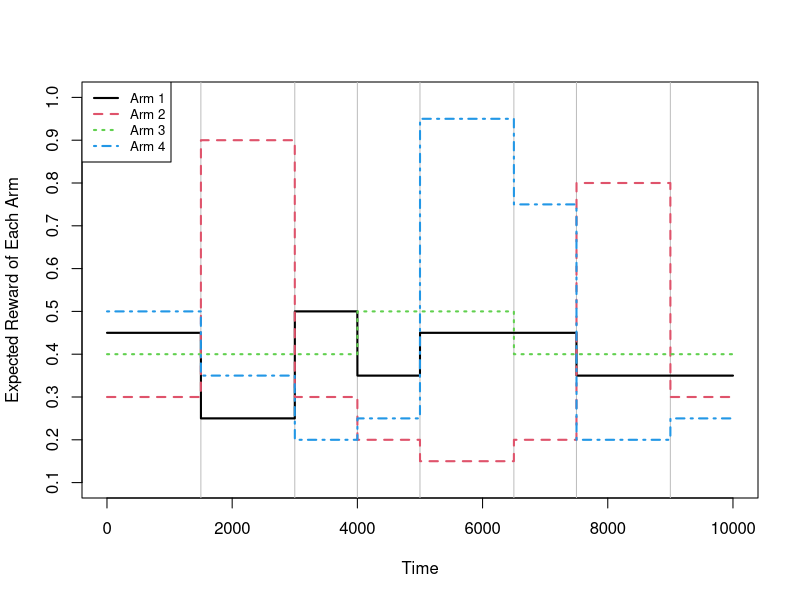

Write R code to recreate this figure. (Note: this script raises an error after producing the figure.)
# Simulation 2
##############################
# Step 1 Global Setting      
##############################
# number of arms
K = 4
# number of time steps
T.times = 10000
# number of stationary segments
M = 9

# mean of each arm
# mu is all the means of the K arms in M stationary periods
mu1 = c(0.45, 0.25, 0.5, 0.35, 0.3, 0.45, 0.45, 0.35, 0.35)
mu2 = c(0.3, 0.9, 0.3, 0.2, 0.1, 0.15, 0.2, 0.8, 0.3)
mu3 = c(0.4, 0.4, 0.4, 0.5, 0.5, 0.5, 0.4, 0.4, 0.4)
mu4 = c(0.5, 0.35, 0.2, 0.25, 0.35, 0.95, 0.75, 0.2, 0.25)
mu <- rbind(mu1,mu2,mu3,mu4)
mu

mu.all <- matrix(0,nrow=K, ncol=T.times)


mu.all[,1:1500] <- mu[,1]
mu.all[,1501:3000] <- mu[,2]
mu.all[,3001:4000] <- mu[,3]
mu.all[,4001:5000] <- mu[,4]
mu.all[,5001:6500] <- mu[,5]
mu.all[,5001:6500] <- mu[,6]
mu.all[,6501:7500] <- mu[,7]
mu.all[,7501:9000] <- mu[,8]
mu.all[,9001:10000] <- mu[,9]
# best arm means vector 
mu.best <- apply(mu.all, 2, max)

# plot the mu.all
plot(1:T.times, mu.all[1,], type='l', ylim=c(0.1,1), xlab='Time', 
     ylab='Expected Reward of Each Arm', lty=1, axes=F)
axis(side=1)
axis(side=2, at=0.1*c(1:10)); box()
abline(v=c(1500,3000,4000,5000,6500,7500,9000), col = 'grey')
for(i in 1:K) lines(1:T.times, mu.all[i,], type='l',col=i, lty=i, lwd=2)
legend('topleft',c('Arm 1','Arm 2','Arm 3','Arm 4'),lwd=c(2,2,2,2),lty = 1:4, col=1:4, cex=0.8)

set.seed(1)
# 100 replicates
R = 100

arm.selected.UCB.matrix <- matrix(0, nrow=R, ncol=T.times)
reward.UCB.matrix <- matrix(0, nrow=R, ncol=T.times)
regret.UCB.matrix <- matrix(0, nrow=R, ncol=T.times)
cum.regret.UCB.matrix <-  matrix(0, nrow=R, ncol=T.times)

arm.selected.M_UCB.matrix <- matrix(0, nrow=R, ncol=T.times)
reward.M_UCB.matrix <- matrix(0, nrow=R, ncol=T.times)
regret.M_UCB.matrix <- matrix(0, nrow=R, ncol=T.times)
cum.regret.M_UCB.matrix <-  matrix(0, nrow=R, ncol=T.times)
tau.log.M_UCB.matrix <- matrix(0, nrow=R, ncol=T.times)

arm.selected.RM_UCB1.matrix <- matrix(0, nrow=R, ncol=T.times)
reward.RM_UCB1.matrix <- matrix(0, nrow=R, ncol=T.times)
regret.RM_UCB1.matrix <- matrix(0, nrow=R, ncol=T.times)
cum.regret.RM_UCB1.matrix <-  matrix(0, nrow=R, ncol=T.times)
tau.log.RM_UCB1.matrix <- matrix(0, nrow=R, ncol=T.times)

arm.selected.RM_UCB2.matrix <- matrix(0, nrow=R, ncol=T.times)
reward.RM_UCB2.matrix <- matrix(0, nrow=R, ncol=T.times)
regret.RM_UCB2.matrix <- matrix(0, nrow=R, ncol=T.times)
cum.regret.RM_UCB2.matrix <-  matrix(0, nrow=R, ncol=T.times)
tau.log.RM_UCB2.matrix <- matrix(0, nrow=R, ncol=T.times)

arm.selected.RM_UCB3.matrix <- matrix(0, nrow=R, ncol=T.times)
reward.RM_UCB3.matrix <- matrix(0, nrow=R, ncol=T.times)
regret.RM_UCB3.matrix <- matrix(0, nrow=R, ncol=T.times)
cum.regret.RM_UCB3.matrix <-  matrix(0, nrow=R, ncol=T.times)
tau.log.RM_UCB3.matrix <- matrix(0, nrow=R, ncol=T.times)

arm.selected.RM_UCB4.matrix <- matrix(0, nrow=R, ncol=T.times)
reward.RM_UCB4.matrix <- matrix(0, nrow=R, ncol=T.times)
regret.RM_UCB4.matrix <- matrix(0, nrow=R, ncol=T.times)
cum.regret.RM_UCB4.matrix <-  matrix(0, nrow=R, ncol=T.times)
tau.log.RM_UCB4.matrix <- matrix(0, nrow=R, ncol=T.times)

arm.selected.dUCB.matrix <- matrix(0, nrow=R, ncol=T.times)
reward.dUCB.matrix <- matrix(0, nrow=R, ncol=T.times)
regret.dUCB.matrix <- matrix(0, nrow=R, ncol=T.times)
cum.regret.dUCB.matrix <-  matrix(0, nrow=R, ncol=T.times)

arm.selected.SW.matrix <- matrix(0, nrow=R, ncol=T.times)
reward.SW.matrix <- matrix(0, nrow=R, ncol=T.times)
regret.SW.matrix <- matrix(0, nrow=R, ncol=T.times)
cum.regret.SW.matrix <-  matrix(0, nrow=R, ncol=T.times)

# 
system.time(
for(ii in 1:R){
  if(ii%%10==0) cat(ii)
  # reward matrix
  reward.matrix <- matrix(nrow=K, ncol=T.times)
  for(t in 1:T.times) reward.matrix[,t] <- rbinom(K,1,mu.all[,t])
  
  # add noise
  noise.index <- sample(1:T.times, 0.025*T.times)
  #noise.index = c(as.matrix(read.table('noise.index.txt')))
  reward.matrix[,noise.index] <- rbinom(0.025*T.times*K,1,0.99)
  
  
  
  ##############################
  # Step 2.1 UCB 
  ##############################
  
  # simulate arms by UCB
  arm.selected.UCB <- c()
  num.selections.UCB = rep(0,K)
  sums_of_reward.UCB = rep(0,K)
  reward.UCB <- c()
  regret.UCB <- c()
  
  for(t in 1:T.times){
    ad = 0
    max_upper_bound = 0
    for(i in 1:K){
      if(num.selections.UCB[i] > 0){
        average_reward = sums_of_reward.UCB[i] / num.selections.UCB[i]
        delta_i = sqrt(2 * log(t) / num.selections.UCB[i])
        upper_bound = average_reward + delta_i
      }else{
        upper_bound = 10^400
      }
      if(upper_bound > max_upper_bound){
        max_upper_bound = upper_bound
        ad = i
      }  
    }
    arm.selected.UCB <- c(arm.selected.UCB, ad)
    num.selections.UCB[ad] = num.selections.UCB[ad] + 1
    sums_of_reward.UCB[ad] = sums_of_reward.UCB[ad] + reward.matrix[ad,t]
    reward.UCB <- c(reward.UCB, reward.matrix[ad,t])
    regret.UCB <- c(regret.UCB, mu.best[t] - mu.all[ad,t])
  }
  
  #sums_of_reward.UCB
  #num.selections.UCB
  
  cum.regret.UCB <- cumsum(regret.UCB)
  #cum.regret.UCB[T.times]
  
  arm.selected.UCB.matrix[ii,] <- arm.selected.UCB
  reward.UCB.matrix[ii,] <- reward.UCB
  regret.UCB.matrix[ii,] <- regret.UCB
  cum.regret.UCB.matrix[ii,] <- cum.regret.UCB
}  
)  
  ##############################
  # Step 2.2 M-UCB 
  ##############################
  
system.time(
  for(ii in 1:R){
    if(ii%%10==0) cat(ii)
    # reward matrix
    reward.matrix <- matrix(nrow=K, ncol=T.times)
    for(t in 1:T.times) reward.matrix[,t] <- rbinom(K,1,mu.all[,t])
    
    # add noise
    noise.index <- sample(1:T.times, 0.025*T.times)
    #noise.index = c(as.matrix(read.table('noise.index.txt')))
    reward.matrix[,noise.index] <- rbinom(0.025*T.times*K,1,0.99)
    
  # simulate arms by M_UCB
  arm.selected.M_UCB <- c()
  num.selections.M_UCB = rep(0,K)
  sums_of_reward.M_UCB = rep(0,K)
  reward.M_UCB <- c()
  regret.M_UCB <- c()
  
  # the last change point time
  tau <- 0
  tau.log.M_UCB <- c(tau)
  
  w = 100
  #b = sqrt(w*log(2*K*T.times^2)/2)
  b = 12
  gamma = sqrt( (M-1)*K*(2*b+3*sqrt(w))/2/T.times )
  #gamma = 0.01*K
  #gamma = 0.01
  
  for(t in 1:T.times){
    ad = 0
    A <- (t-tau)%%floor(K/gamma)
    if(A <= (K-1)){
      ad = A+1
    }else{
      max_upper_bound = 0
      for(i in 1:K){
        if(num.selections.M_UCB[i] > 0){
          average_reward = sums_of_reward.M_UCB[i] / num.selections.M_UCB[i]
          delta_i = sqrt(2 * log(t) / num.selections.M_UCB[i])
          upper_bound = average_reward + delta_i
        }else{
          upper_bound = 10^400
        }
        if(upper_bound > max_upper_bound){
          max_upper_bound = upper_bound
          ad = i
        }  
      }
    }
    
    arm.selected.M_UCB <- c(arm.selected.M_UCB, ad)
    num.selections.M_UCB[ad] = num.selections.M_UCB[ad] + 1
    sums_of_reward.M_UCB[ad] = sums_of_reward.M_UCB[ad] + reward.matrix[ad,t]
    reward.M_UCB <- c(reward.M_UCB, reward.matrix[ad,t])
    regret.M_UCB <- c(regret.M_UCB, mu.best[t] - mu.all[ad,t])
    
    #change detection
    if(num.selections.M_UCB[ad] >= w){
      arm = ad
      arm.current.M_UCB = arm.selected.M_UCB[tau:t]
      reward.current.M_UCB = reward.M_UCB[tau:t]
      data_y = reward.current.M_UCB[arm.current.M_UCB == arm]
      data_y = data_y[(length(data_y)-w+1):length(data_y)]
      sum_first_half = sum(data_y[1:(w/2)])
      sum_second_half = sum(data_y[(w/2+1):w])
      has_detected = abs(sum_first_half - sum_second_half) > b
      if(has_detected){
        tau = t
        tau.log.M_UCB = c(tau.log.M_UCB,tau)
        num.selections.M_UCB = rep(0,K)
        sums_of_reward.M_UCB = rep(0,K)
      }
    }
    
  }
  
  #sums_of_reward.M_UCB
  #num.selections.M_UCB
  #tau.log.M_UCB
  cum.regret.M_UCB <- cumsum(regret.M_UCB)
  #cum.regret.M_UCB[T.times]
  
  arm.selected.M_UCB.matrix[ii,] <- arm.selected.M_UCB
  reward.M_UCB.matrix[ii,] <- reward.M_UCB
  regret.M_UCB.matrix[ii,] <- regret.M_UCB
  cum.regret.M_UCB.matrix[ii,] <- cum.regret.M_UCB
  if(length(tau.log.M_UCB)>1) tau.log.M_UCB.matrix[ii,tau.log.M_UCB[-1]] <- 1

  }
)
  ##############################
  # Step 2.3 RM-UCB
  ##############################
  
  # alpha = 0.01
  # simulate arms by RM_UCB
  arm.selected.RM_UCB <- c()
  num.selections.RM_UCB = rep(0,K)
  sums_of_reward.RM_UCB = rep(0,K)
  reward.RM_UCB <- c()
  regret.RM_UCB <- c()
  
  # the last change point time
  tau <- 0
  tau.log.RM_UCB <- c(tau)
  for(i in 1:K){
    assign(paste("mathcalA", i, sep=""), c(0))
  }
  
  
  w = 100
  #b = sqrt(w*log(2*K*T.times^2)/2)
  b = 12
  #gamma = sqrt( (M-1)*K*(2*b+3*sqrt(w))/2/T.times )
  gamma = 0.01*K
  gamma = 0.01
  alpha = 0.01
  
  for(t in 1:T.times){
    ad = 0
    A <- (t-tau)%%floor(K/gamma)
    if(A <= (K-1)){
      ad = A+1
    }else{
      max_upper_bound = 0
      for(i in 1:K){
        if(num.selections.RM_UCB[i] > 0){
          average_reward = sums_of_reward.RM_UCB[i] / num.selections.RM_UCB[i]
          delta_i = sqrt(2 * log(t) / num.selections.RM_UCB[i])
          upper_bound = average_reward + delta_i
        }else{
          upper_bound = 10^400
        }
        if(upper_bound > max_upper_bound){
          max_upper_bound = upper_bound
          ad = i
        }  
      }
    }
    
    arm.selected.RM_UCB <- c(arm.selected.RM_UCB, ad)
    num.selections.RM_UCB[ad] = num.selections.RM_UCB[ad] + 1
    sums_of_reward.RM_UCB[ad] = sums_of_reward.RM_UCB[ad] + reward.matrix[ad,t]
    reward.RM_UCB <- c(reward.RM_UCB, reward.matrix[ad,t])
    regret.RM_UCB <- c(regret.RM_UCB, mu.best[t] - mu.all[ad,t])
    
    #change detection
    if(num.selections.RM_UCB[ad] >= w){
      arm = ad
      arm.current.RM_UCB = arm.selected.RM_UCB[tau:t]
      reward.current.RM_UCB = reward.RM_UCB[tau:t]
      data_y = reward.current.RM_UCB[arm.current.RM_UCB == arm]
      data_y = data_y[(length(data_y)-w+1):length(data_y)]
      sum_first_half = sum(data_y[1:(w/2)])
      sum_second_half = sum(data_y[(w/2+1):w])
      
      D <- 20
      if(length(get(paste("mathcalA", arm, sep=""))) >= D){
        a <-  quantile(get(paste("mathcalA", arm, sep="")), 1-alpha)
      }
      
      if(abs(sum_first_half - sum_second_half) < a){
        xx = abs(sum_first_half - sum_second_half)
      }else{
        xx = a
      }
      
      has_detected = xx**2 > b**2
      
      if(has_detected){
        tau = t
        tau.log.RM_UCB = c(tau.log.RM_UCB,tau)
        num.selections.RM_UCB = rep(0,K)
        sums_of_reward.RM_UCB = rep(0,K)
        for(i in 1:K){
          assign(paste("mathcalA", i, sep=""), c(0))
        }
      }else{
        newmclA = c(get(paste("mathcalA", arm, sep="")), abs(sum_first_half - sum_second_half))
        assign(paste("mathcalA", arm, sep=""), newmclA)
      }
    }
    
  }
  
  
  #sums_of_reward.RM_UCB
  #num.selections.RM_UCB
  #tau.log.RM_UCB
  cum.regret.RM_UCB <- cumsum(regret.RM_UCB)
  #cum.regret.RM_UCB[T.times]
  
  arm.selected.RM_UCB1.matrix[ii,] <- arm.selected.RM_UCB
  reward.RM_UCB1.matrix[ii,] <- reward.RM_UCB
  regret.RM_UCB1.matrix[ii,] <- regret.RM_UCB
  cum.regret.RM_UCB1.matrix[ii,] <- cum.regret.RM_UCB
  if(length(tau.log.RM_UCB)>1) tau.log.RM_UCB1.matrix[ii,tau.log.RM_UCB[-1]] <- 1
  
  system.time(
    for(ii in 1:R){
      if(ii%%10==0) cat(ii)
      # reward matrix
      reward.matrix <- matrix(nrow=K, ncol=T.times)
      for(t in 1:T.times) reward.matrix[,t] <- rbinom(K,1,mu.all[,t])
      
      # add noise
      noise.index <- sample(1:T.times, 0.025*T.times)
      #noise.index = c(as.matrix(read.table('noise.index.txt')))
      reward.matrix[,noise.index] <- rbinom(0.025*T.times*K,1,0.99)
      
  # alpha = 0.025
  # simulate arms by RM_UCB
  arm.selected.RM_UCB <- c()
  num.selections.RM_UCB = rep(0,K)
  sums_of_reward.RM_UCB = rep(0,K)
  reward.RM_UCB <- c()
  regret.RM_UCB <- c()
  
  # the last change point time
  tau <- 0
  tau.log.RM_UCB <- c(tau)
  for(i in 1:K){
    assign(paste("mathcalA", i, sep=""), c(0))
  }
  
  
  w = 100
  #b = sqrt(w*log(2*K*T.times^2)/2)
  b = 12
  #gamma = sqrt( (M-1)*K*(2*b+3*sqrt(w))/2/T.times )
  gamma = 0.01*K
  gamma = 0.01
  alpha = 0.025
  
  for(t in 1:T.times){
    ad = 0
    A <- (t-tau)%%floor(K/gamma)
    if(A <= (K-1)){
      ad = A+1
    }else{
      max_upper_bound = 0
      for(i in 1:K){
        if(num.selections.RM_UCB[i] > 0){
          average_reward = sums_of_reward.RM_UCB[i] / num.selections.RM_UCB[i]
          delta_i = sqrt(2 * log(t) / num.selections.RM_UCB[i])
          upper_bound = average_reward + delta_i
        }else{
          upper_bound = 10^400
        }
        if(upper_bound > max_upper_bound){
          max_upper_bound = upper_bound
          ad = i
        }  
      }
    }
    
    arm.selected.RM_UCB <- c(arm.selected.RM_UCB, ad)
    num.selections.RM_UCB[ad] = num.selections.RM_UCB[ad] + 1
    sums_of_reward.RM_UCB[ad] = sums_of_reward.RM_UCB[ad] + reward.matrix[ad,t]
    reward.RM_UCB <- c(reward.RM_UCB, reward.matrix[ad,t])
    regret.RM_UCB <- c(regret.RM_UCB, mu.best[t] - mu.all[ad,t])
    
    #change detection
    if(num.selections.RM_UCB[ad] >= w){
      arm = ad
      arm.current.RM_UCB = arm.selected.RM_UCB[tau:t]
      reward.current.RM_UCB = reward.RM_UCB[tau:t]
      data_y = reward.current.RM_UCB[arm.current.RM_UCB == arm]
      data_y = data_y[(length(data_y)-w+1):length(data_y)]
      sum_first_half = sum(data_y[1:(w/2)])
      sum_second_half = sum(data_y[(w/2+1):w])
      
      D <- 20
      if(length(get(paste("mathcalA", arm, sep=""))) >= D){
        a <-  quantile(get(paste("mathcalA", arm, sep="")), 1-alpha)
      }
      
      if(abs(sum_first_half - sum_second_half) < a){
        xx = abs(sum_first_half - sum_second_half)
      }else{
        xx = a
      }
      
      has_detected = xx**2 > b**2
      
      if(has_detected){
        tau = t
        tau.log.RM_UCB = c(tau.log.RM_UCB,tau)
        num.selections.RM_UCB = rep(0,K)
        sums_of_reward.RM_UCB = rep(0,K)
        for(i in 1:K){
          assign(paste("mathcalA", i, sep=""), c(0))
        }
      }else{
        newmclA = c(get(paste("mathcalA", arm, sep="")), abs(sum_first_half - sum_second_half))
        assign(paste("mathcalA", arm, sep=""), newmclA)
      }
    }
    
  }
  
  
  #sums_of_reward.RM_UCB
  #num.selections.RM_UCB
  #tau.log.RM_UCB
  cum.regret.RM_UCB <- cumsum(regret.RM_UCB)
  #cum.regret.RM_UCB[T.times]
  
  arm.selected.RM_UCB2.matrix[ii,] <- arm.selected.RM_UCB
  reward.RM_UCB2.matrix[ii,] <- reward.RM_UCB
  regret.RM_UCB2.matrix[ii,] <- regret.RM_UCB
  cum.regret.RM_UCB2.matrix[ii,] <- cum.regret.RM_UCB
  if(length(tau.log.RM_UCB)>1) tau.log.RM_UCB2.matrix[ii,tau.log.RM_UCB[-1]] <- 1
    }
  )
  
  # alpha = 0.05
  # simulate arms by RM_UCB
  arm.selected.RM_UCB <- c()
  num.selections.RM_UCB = rep(0,K)
  sums_of_reward.RM_UCB = rep(0,K)
  reward.RM_UCB <- c()
  regret.RM_UCB <- c()
  
  # the last change point time
  tau <- 0
  tau.log.RM_UCB <- c(tau)
  for(i in 1:K){
    assign(paste("mathcalA", i, sep=""), c(0))
  }
  
  w = 100
  #b = sqrt(w*log(2*K*T.times^2)/2)
  b = 12
  #gamma = sqrt( (M-1)*K*(2*b+3*sqrt(w))/2/T.times )
  gamma = 0.01*K
  gamma = 0.01
  alpha = 0.05
  
  for(t in 1:T.times){
    ad = 0
    A <- (t-tau)%%floor(K/gamma)
    if(A <= (K-1)){
      ad = A+1
    }else{
      max_upper_bound = 0
      for(i in 1:K){
        if(num.selections.RM_UCB[i] > 0){
          average_reward = sums_of_reward.RM_UCB[i] / num.selections.RM_UCB[i]
          delta_i = sqrt(2 * log(t) / num.selections.RM_UCB[i])
          upper_bound = average_reward + delta_i
        }else{
          upper_bound = 10^400
        }
        if(upper_bound > max_upper_bound){
          max_upper_bound = upper_bound
          ad = i
        }  
      }
    }
    
    arm.selected.RM_UCB <- c(arm.selected.RM_UCB, ad)
    num.selections.RM_UCB[ad] = num.selections.RM_UCB[ad] + 1
    sums_of_reward.RM_UCB[ad] = sums_of_reward.RM_UCB[ad] + reward.matrix[ad,t]
    reward.RM_UCB <- c(reward.RM_UCB, reward.matrix[ad,t])
    regret.RM_UCB <- c(regret.RM_UCB, mu.best[t] - mu.all[ad,t])
    
    #change detection
    if(num.selections.RM_UCB[ad] >= w){
      arm = ad
      arm.current.RM_UCB = arm.selected.RM_UCB[tau:t]
      reward.current.RM_UCB = reward.RM_UCB[tau:t]
      data_y = reward.current.RM_UCB[arm.current.RM_UCB == arm]
      data_y = data_y[(length(data_y)-w+1):length(data_y)]
      sum_first_half = sum(data_y[1:(w/2)])
      sum_second_half = sum(data_y[(w/2+1):w])
      
      D <- 20
      if(length(get(paste("mathcalA", arm, sep=""))) >= D){
        a <-  quantile(get(paste("mathcalA", arm, sep="")), 1-alpha)
      }
      
      if(abs(sum_first_half - sum_second_half) < a){
        xx = abs(sum_first_half - sum_second_half)
      }else{
        xx = a
      }
      
      has_detected = xx**2 > b**2
      
      if(has_detected){
        tau = t
        tau.log.RM_UCB = c(tau.log.RM_UCB,tau)
        num.selections.RM_UCB = rep(0,K)
        sums_of_reward.RM_UCB = rep(0,K)
        for(i in 1:K){
          assign(paste("mathcalA", i, sep=""), c(0))
        }
      }else{
        newmclA = c(get(paste("mathcalA", arm, sep="")), abs(sum_first_half - sum_second_half))
        assign(paste("mathcalA", arm, sep=""), newmclA)
      }
    }
    
  }
  
  
  #sums_of_reward.RM_UCB
  #num.selections.RM_UCB
  #tau.log.RM_UCB
  cum.regret.RM_UCB <- cumsum(regret.RM_UCB)
  #cum.regret.RM_UCB[T.times]
  
  arm.selected.RM_UCB3.matrix[ii,] <- arm.selected.RM_UCB
  reward.RM_UCB3.matrix[ii,] <- reward.RM_UCB
  regret.RM_UCB3.matrix[ii,] <- regret.RM_UCB
  cum.regret.RM_UCB3.matrix[ii,] <- cum.regret.RM_UCB
  if(length(tau.log.RM_UCB)>1) tau.log.RM_UCB3.matrix[ii,tau.log.RM_UCB[-1]] <- 1
  
  
  # alpha = 0.1
  # simulate arms by RM_UCB
  arm.selected.RM_UCB <- c()
  num.selections.RM_UCB = rep(0,K)
  sums_of_reward.RM_UCB = rep(0,K)
  reward.RM_UCB <- c()
  regret.RM_UCB <- c()
  
  # the last change point time
  tau <- 0
  tau.log.RM_UCB <- c(tau)
  for(i in 1:K){
    assign(paste("mathcalA", i, sep=""), c(0))
  }
  
  w = 100
  #b = sqrt(w*log(2*K*T.times^2)/2)
  b = 12
  #gamma = sqrt( (M-1)*K*(2*b+3*sqrt(w))/2/T.times )
  gamma = 0.01*K
  gamma = 0.01
  alpha = 0.1
  
  for(t in 1:T.times){
    ad = 0
    A <- (t-tau)%%floor(K/gamma)
    if(A <= (K-1)){
      ad = A+1
    }else{
      max_upper_bound = 0
      for(i in 1:K){
        if(num.selections.RM_UCB[i] > 0){
          average_reward = sums_of_reward.RM_UCB[i] / num.selections.RM_UCB[i]
          delta_i = sqrt(2 * log(t) / num.selections.RM_UCB[i])
          upper_bound = average_reward + delta_i
        }else{
          upper_bound = 10^400
        }
        if(upper_bound > max_upper_bound){
          max_upper_bound = upper_bound
          ad = i
        }  
      }
    }
    
    arm.selected.RM_UCB <- c(arm.selected.RM_UCB, ad)
    num.selections.RM_UCB[ad] = num.selections.RM_UCB[ad] + 1
    sums_of_reward.RM_UCB[ad] = sums_of_reward.RM_UCB[ad] + reward.matrix[ad,t]
    reward.RM_UCB <- c(reward.RM_UCB, reward.matrix[ad,t])
    regret.RM_UCB <- c(regret.RM_UCB, mu.best[t] - mu.all[ad,t])
    
    #change detection
    if(num.selections.RM_UCB[ad] >= w){
      arm = ad
      arm.current.RM_UCB = arm.selected.RM_UCB[tau:t]
      reward.current.RM_UCB = reward.RM_UCB[tau:t]
      data_y = reward.current.RM_UCB[arm.current.RM_UCB == arm]
      data_y = data_y[(length(data_y)-w+1):length(data_y)]
      sum_first_half = sum(data_y[1:(w/2)])
      sum_second_half = sum(data_y[(w/2+1):w])
      
      D <- 20
      if(length(get(paste("mathcalA", arm, sep=""))) >= D){
        a <-  quantile(get(paste("mathcalA", arm, sep="")), 1-alpha)
      }
      
      if(abs(sum_first_half - sum_second_half) < a){
        xx = abs(sum_first_half - sum_second_half)
      }else{
        xx = a
      }
      
      has_detected = xx**2 > b**2
      
      if(has_detected){
        tau = t
        tau.log.RM_UCB = c(tau.log.RM_UCB,tau)
        num.selections.RM_UCB = rep(0,K)
        sums_of_reward.RM_UCB = rep(0,K)
        for(i in 1:K){
          assign(paste("mathcalA", i, sep=""), c(0))
        }
      }else{
        newmclA = c(get(paste("mathcalA", arm, sep="")), abs(sum_first_half - sum_second_half))
        assign(paste("mathcalA", arm, sep=""), newmclA)
      }
    }
    
  }
  
  
  #sums_of_reward.RM_UCB
  #num.selections.RM_UCB
  #tau.log.RM_UCB
  cum.regret.RM_UCB <- cumsum(regret.RM_UCB)
  #cum.regret.RM_UCB[T.times]
  
  arm.selected.RM_UCB4.matrix[ii,] <- arm.selected.RM_UCB
  reward.RM_UCB4.matrix[ii,] <- reward.RM_UCB
  regret.RM_UCB4.matrix[ii,] <- regret.RM_UCB
  cum.regret.RM_UCB4.matrix[ii,] <- cum.regret.RM_UCB
  if(length(tau.log.RM_UCB)>1) tau.log.RM_UCB4.matrix[ii,tau.log.RM_UCB[-1]] <- 1
  
  ##############################
  # Step 2.4 D-UCB 
  ##############################
  system.time(
    for(ii in 1:R){
      if(ii%%10==0) cat(ii)
      # reward matrix
      reward.matrix <- matrix(nrow=K, ncol=T.times)
      for(t in 1:T.times) reward.matrix[,t] <- rbinom(K,1,mu.all[,t])
      
      # add noise
      noise.index <- sample(1:T.times, 0.025*T.times)
      #noise.index = c(as.matrix(read.table('noise.index.txt')))
      reward.matrix[,noise.index] <- rbinom(0.025*T.times*K,1,0.99)
      
  #: Default parameter for gamma.
  gamma.d = 1-0.25*sqrt((M-1)/T.times)
  #gamma.d = 0.97
  
  # simulate arms by D-UCB
  arm.selected.dUCB <- c()
  num.selections.dUCB = rep(0,K)
  sums_of_reward.dUCB = rep(0,K)
  reward.dUCB <- c()
  regret.dUCB <- c()
  
  for(t in 1:T.times){
    ad = 0
    max_upper_bound = 0
    
    n_t_gamma <- sum(num.selections.dUCB)
    
    for(i in 1:K){
      if(num.selections.dUCB[i] > 0){
        average_reward = sums_of_reward.dUCB[i] / num.selections.dUCB[i]
        delta_i = sqrt(0.5 * log(n_t_gamma) / num.selections.dUCB[i])
        upper_bound = average_reward + delta_i
      }else{
        upper_bound = 10^400
      }
      if(upper_bound > max_upper_bound){
        max_upper_bound = upper_bound
        ad = i
      }  
    }
    arm.selected.dUCB <- c(arm.selected.dUCB, ad)
    
    num.selections.dUCB = num.selections.dUCB*gamma.d
    sums_of_reward.dUCB = sums_of_reward.dUCB*gamma.d
    
    num.selections.dUCB[ad] = num.selections.dUCB[ad] + 1
    sums_of_reward.dUCB[ad] = sums_of_reward.dUCB[ad] + reward.matrix[ad,t]
    
    reward.dUCB <- c(reward.dUCB, reward.matrix[ad,t])
    regret.dUCB <- c(regret.dUCB, mu.best[t] - mu.all[ad,t])
  }
  
  #sums_of_reward.dUCB
  #num.selections.dUCB
  
  cum.regret.dUCB <- cumsum(regret.dUCB)
  #cum.regret.dUCB[T.times]
  
  arm.selected.dUCB.matrix[ii,] <- arm.selected.dUCB
  reward.dUCB.matrix[ii,] <- reward.dUCB
  regret.dUCB.matrix[ii,] <- regret.dUCB
  cum.regret.dUCB.matrix[ii,] <- cum.regret.dUCB
    }
  )
  ##############################
  # Step 2.5 SW-UCB 
  ##############################
  
  system.time(
    for(ii in 1:R){
      if(ii%%10==0) cat(ii)
      # reward matrix
      reward.matrix <- matrix(nrow=K, ncol=T.times)
      for(t in 1:T.times) reward.matrix[,t] <- rbinom(K,1,mu.all[,t])
      
      # add noise
      noise.index <- sample(1:T.times, 0.025*T.times)
      #noise.index = c(as.matrix(read.table('noise.index.txt')))
      reward.matrix[,noise.index] <- rbinom(0.025*T.times*K,1,0.99)
      
  tau.sw = round(2*sqrt(T.times*log(T.times)/(M-1)))
  #tau.sw = 1000
  #tau.sw = 150
  #tau.sw=tau.sw/2
  # simulate arms by SW
  arm.selected.SW <- c()
  reward.SW <- c()
  regret.SW <- c()
  
  for(t in 1:T.times){
    ad = 0
    max_upper_bound = 0
    now = length(arm.selected.SW)
    for(i in 1:K){
      num.selections.SW = 0
      num.selections.SW = sum(arm.selected.SW[(max(now-tau.sw,0)+1):now] == i)
      if(num.selections.SW > 0){
        sums_of_reward.SW = sum((reward.SW[(max(now-tau.sw,0)+1):now])[arm.selected.SW[(max(now-tau.sw,0)+1):now] == i])
        average_reward = sums_of_reward.SW / num.selections.SW
        delta_i = sqrt( log(min(t,tau.sw)) / num.selections.SW)
        upper_bound = average_reward + delta_i
      }else{
        upper_bound = 10^400
      }
      if(upper_bound > max_upper_bound){
        max_upper_bound = upper_bound
        ad = i
      }  
    }
    arm.selected.SW <- c(arm.selected.SW, ad)
    reward.SW <- c(reward.SW, reward.matrix[ad,t])
    regret.SW <- c(regret.SW, mu.best[t] - mu.all[ad,t])
  }
  
  #table(arm.selected.SW)
  cum.regret.SW <- cumsum(regret.SW)
  #cum.regret.SW[T.times]
  
  arm.selected.SW.matrix[ii,] <- arm.selected.SW
  reward.SW.matrix[ii,] <- reward.SW
  regret.SW.matrix[ii,] <- regret.SW
  cum.regret.SW.matrix[ii,] <- cum.regret.SW
    }
)


##############################
# Step Result and Plot
##############################

# plot
y1 =apply(cum.regret.M_UCB.matrix,2,mean)
y2 =apply(cum.regret.RM_UCB1.matrix,2,mean)
y3 =apply(cum.regret.RM_UCB2.matrix,2,mean)
y4 =apply(cum.regret.RM_UCB3.matrix,2,mean)
y5 =apply(cum.regret.RM_UCB4.matrix,2,mean)

plot(1:T.times, y1, type='l',col=1, xlab='Time',
     ylab='Expected Cumulative Regret', 
     ylim=c(0,max(c(y1,y2,y3,y4,y5))))
lines(1:T.times, y1, type='l',col=1, lwd=2, lty=1)
lines(1:T.times, y2, type='l',col=2, lwd=2, lty=2)
lines(1:T.times, y3, type='l',col=3, lwd=3, lty=3)
lines(1:T.times, y4, type='l',col=4, lwd=4, lty=4)
lines(1:T.times, y5, type='l',col=5, lwd=5, lty=5)
legend('topleft',c('M-UCB','RCD-UCB.S1','RCD-UCB.S2','RCD-UCB.S3','RCD-UCB.S4'),lwd=c(2,2,2,2),lty = 1:5, col=1:5, cex=0.8)


# change point
mean(apply(tau.log.M_UCB.matrix,1,sum))
sd(apply(tau.log.M_UCB.matrix,1,sum))
mean(apply(tau.log.RM_UCB1.matrix,1,sum))
sd(apply(tau.log.RM_UCB1.matrix,1,sum))
mean(apply(tau.log.RM_UCB2.matrix,1,sum))
sd(apply(tau.log.RM_UCB2.matrix,1,sum))
mean(apply(tau.log.RM_UCB3.matrix,1,sum))
sd(apply(tau.log.RM_UCB3.matrix,1,sum))
mean(apply(tau.log.RM_UCB4.matrix,1,sum))
sd(apply(tau.log.RM_UCB4.matrix,1,sum))


# compare with others
mean(cum.regret.UCB.matrix[,T.times])
sd(cum.regret.UCB.matrix[,T.times])
mean(cum.regret.M_UCB.matrix[,T.times])
sd(cum.regret.M_UCB.matrix[,T.times])
mean(cum.regret.RM_UCB2.matrix[,T.times])
sd(cum.regret.RM_UCB2.matrix[,T.times])
mean(cum.regret.dUCB.matrix[,T.times])
sd(cum.regret.dUCB.matrix[,T.times])
mean(cum.regret.SW.matrix[,T.times])
sd(cum.regret.SW.matrix[,T.times])

